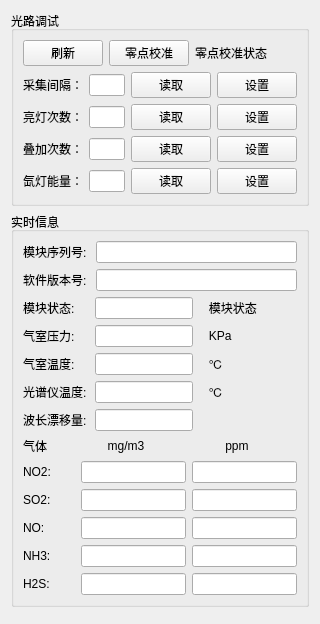
<?xml version="1.0" encoding="UTF-8"?>
<ui version="4.0">
 <class>ModuleDebugPage</class>
 <widget class="QWidget" name="ModuleDebugPage">
  <property name="geometry">
   <rect>
    <x>0</x>
    <y>0</y>
    <width>320</width>
    <height>624</height>
   </rect>
  </property>
  <property name="minimumSize">
   <size>
    <width>0</width>
    <height>0</height>
   </size>
  </property>
  <property name="maximumSize">
   <size>
    <width>16777215</width>
    <height>624</height>
   </size>
  </property>
  <property name="windowTitle">
   <string>Form</string>
  </property>
  <layout class="QGridLayout" name="gridLayout_3">
   <item row="0" column="0">
    <layout class="QVBoxLayout" name="verticalLayout_5">
     <item>
      <widget class="QGroupBox" name="groupBox">
       <property name="title">
        <string>光路调试</string>
       </property>
       <layout class="QGridLayout" name="gridLayout">
        <item row="0" column="0">
         <layout class="QVBoxLayout" name="verticalLayout">
          <item>
           <layout class="QHBoxLayout" name="horizontalLayout_8">
            <item>
             <widget class="QPushButton" name="pushButton_Refresh">
              <property name="text">
               <string>刷新</string>
              </property>
             </widget>
            </item>
            <item>
             <widget class="QPushButton" name="pushButton_ZeroCaliState">
              <property name="text">
               <string>零点校准</string>
              </property>
             </widget>
            </item>
            <item>
             <widget class="QLabel" name="label_ZeroCaliState">
              <property name="text">
               <string>零点校准状态</string>
              </property>
             </widget>
            </item>
            <item>
             <spacer name="horizontalSpacer">
              <property name="orientation">
               <enum>Qt::Horizontal</enum>
              </property>
              <property name="sizeHint" stdset="0">
               <size>
                <width>40</width>
                <height>20</height>
               </size>
              </property>
             </spacer>
            </item>
           </layout>
          </item>
          <item>
           <layout class="QHBoxLayout" name="horizontalLayout_4">
            <item>
             <widget class="QLabel" name="label_Interval">
              <property name="text">
               <string>采集间隔：</string>
              </property>
             </widget>
            </item>
            <item>
             <widget class="QLineEdit" name="lineEdit_Interval"/>
            </item>
            <item>
             <widget class="QPushButton" name="pushButton_ReadInterval">
              <property name="text">
               <string>读取</string>
              </property>
             </widget>
            </item>
            <item>
             <widget class="QPushButton" name="pushButton_SetInterval">
              <property name="text">
               <string>设置</string>
              </property>
             </widget>
            </item>
           </layout>
          </item>
          <item>
           <layout class="QHBoxLayout" name="horizontalLayout_6">
            <item>
             <widget class="QLabel" name="label_LightingTimes">
              <property name="text">
               <string>亮灯次数：</string>
              </property>
             </widget>
            </item>
            <item>
             <widget class="QLineEdit" name="lineEdit_LigthingTimes"/>
            </item>
            <item>
             <widget class="QPushButton" name="pushButton_ReadLigthingTimes">
              <property name="text">
               <string>读取</string>
              </property>
             </widget>
            </item>
            <item>
             <widget class="QPushButton" name="pushButton_SetLigthingTimes">
              <property name="text">
               <string>设置</string>
              </property>
             </widget>
            </item>
           </layout>
          </item>
          <item>
           <layout class="QHBoxLayout" name="horizontalLayout_3">
            <item>
             <widget class="QLabel" name="label_AddTimes">
              <property name="text">
               <string>叠加次数：</string>
              </property>
             </widget>
            </item>
            <item>
             <widget class="QLineEdit" name="lineEdit_AddTimes"/>
            </item>
            <item>
             <widget class="QPushButton" name="pushButton_ReadAddTimes">
              <property name="text">
               <string>读取</string>
              </property>
             </widget>
            </item>
            <item>
             <widget class="QPushButton" name="pushButton_SetAddTimes">
              <property name="text">
               <string>设置</string>
              </property>
             </widget>
            </item>
           </layout>
          </item>
          <item>
           <layout class="QHBoxLayout" name="horizontalLayout_7">
            <item>
             <widget class="QLabel" name="label_XenonEnergy">
              <property name="text">
               <string>氙灯能量：</string>
              </property>
             </widget>
            </item>
            <item>
             <widget class="QLineEdit" name="lineEdit_XenonEnergy"/>
            </item>
            <item>
             <widget class="QPushButton" name="pushButton_ReadXenonEnergy">
              <property name="text">
               <string>读取</string>
              </property>
             </widget>
            </item>
            <item>
             <widget class="QPushButton" name="pushButton_SetXenonEnergy">
              <property name="text">
               <string>设置</string>
              </property>
             </widget>
            </item>
           </layout>
          </item>
         </layout>
        </item>
       </layout>
      </widget>
     </item>
     <item>
      <widget class="QGroupBox" name="groupBox_2">
       <property name="title">
        <string>实时信息</string>
       </property>
       <layout class="QGridLayout" name="gridLayout_2">
        <item row="0" column="0">
         <layout class="QVBoxLayout" name="verticalLayout_4">
          <item>
           <layout class="QVBoxLayout" name="verticalLayout_2">
            <item>
             <layout class="QHBoxLayout" name="horizontalLayout" stretch="2,6">
              <item>
               <widget class="QLabel" name="label_ModuleNumb">
                <property name="text">
                 <string>模块序列号:</string>
                </property>
               </widget>
              </item>
              <item>
               <widget class="QLineEdit" name="lineEdit_ModuleNumb"/>
              </item>
             </layout>
            </item>
            <item>
             <layout class="QHBoxLayout" name="horizontalLayout_2" stretch="2,6">
              <item>
               <widget class="QLabel" name="label_SoftwareVersion">
                <property name="text">
                 <string>软件版本号:</string>
                </property>
               </widget>
              </item>
              <item>
               <widget class="QLineEdit" name="lineEdit_SoftwareVersion"/>
              </item>
             </layout>
            </item>
            <item>
             <layout class="QHBoxLayout" name="horizontalLayout_5" stretch="2,3,3">
              <item>
               <widget class="QLabel" name="label_ModuleStateLabel">
                <property name="text">
                 <string>模块状态:   </string>
                </property>
               </widget>
              </item>
              <item>
               <widget class="QLineEdit" name="lineEdit_ModuleState"/>
              </item>
              <item>
               <widget class="QLabel" name="label_ModuleState">
                <property name="text">
                 <string>   模块状态</string>
                </property>
               </widget>
              </item>
             </layout>
            </item>
            <item>
             <layout class="QHBoxLayout" name="horizontalLayout_9" stretch="2,3,3">
              <item>
               <widget class="QLabel" name="label_ChamberPressure">
                <property name="text">
                 <string>气室压力:   </string>
                </property>
               </widget>
              </item>
              <item>
               <widget class="QLineEdit" name="lineEdit_ChamberPressure"/>
              </item>
              <item>
               <widget class="QLabel" name="label_Kpa">
                <property name="text">
                 <string>   KPa</string>
                </property>
               </widget>
              </item>
             </layout>
            </item>
            <item>
             <layout class="QHBoxLayout" name="horizontalLayout_10" stretch="2,3,3">
              <item>
               <widget class="QLabel" name="label_ChamberTemperature">
                <property name="text">
                 <string>气室温度:   </string>
                </property>
               </widget>
              </item>
              <item>
               <widget class="QLineEdit" name="lineEdit_ChamberTemperature"/>
              </item>
              <item>
               <widget class="QLabel" name="label_Cels1">
                <property name="text">
                 <string>   ℃</string>
                </property>
               </widget>
              </item>
             </layout>
            </item>
            <item>
             <layout class="QHBoxLayout" name="horizontalLayout_11" stretch="2,3,3">
              <item>
               <widget class="QLabel" name="label_SpectrometerTempreature">
                <property name="text">
                 <string>光谱仪温度:</string>
                </property>
               </widget>
              </item>
              <item>
               <widget class="QLineEdit" name="lineEdit_SpectrometerTempreature"/>
              </item>
              <item>
               <widget class="QLabel" name="label_Cels2">
                <property name="text">
                 <string>   ℃</string>
                </property>
               </widget>
              </item>
             </layout>
            </item>
            <item>
             <layout class="QHBoxLayout" name="horizontalLayout_12" stretch="2,3,3">
              <item>
               <widget class="QLabel" name="label_WaveLengthShift">
                <property name="text">
                 <string>波长漂移量:</string>
                </property>
               </widget>
              </item>
              <item>
               <widget class="QLineEdit" name="lineEdit_WaveLengthShift"/>
              </item>
              <item>
               <widget class="QLabel" name="label_12">
                <property name="text">
                 <string/>
                </property>
               </widget>
              </item>
             </layout>
            </item>
           </layout>
          </item>
          <item>
           <layout class="QVBoxLayout" name="verticalLayout_3">
            <item>
             <layout class="QHBoxLayout" name="horizontalLayout_15" stretch="1,2,2">
              <item>
               <widget class="QLabel" name="label_GasType">
                <property name="text">
                 <string>气体</string>
                </property>
               </widget>
              </item>
              <item>
               <widget class="QLabel" name="label_mg_m3">
                <property name="text">
                 <string>        mg/m3</string>
                </property>
               </widget>
              </item>
              <item>
               <widget class="QLabel" name="label_pm">
                <property name="text">
                 <string>          ppm</string>
                </property>
               </widget>
              </item>
             </layout>
            </item>
            <item>
             <layout class="QHBoxLayout" name="horizontalLayout_17" stretch="1,2,2">
              <item>
               <widget class="QLabel" name="label_14">
                <property name="text">
                 <string>NO2:</string>
                </property>
               </widget>
              </item>
              <item>
               <widget class="QLineEdit" name="lineEdit_mg_NO2"/>
              </item>
              <item>
               <widget class="QLineEdit" name="lineEdit_ppm_NO2"/>
              </item>
             </layout>
            </item>
            <item>
             <layout class="QHBoxLayout" name="horizontalLayout_16" stretch="1,2,2">
              <item>
               <widget class="QLabel" name="label_15">
                <property name="text">
                 <string>SO2:</string>
                </property>
               </widget>
              </item>
              <item>
               <widget class="QLineEdit" name="lineEdit_mg_SO2"/>
              </item>
              <item>
               <widget class="QLineEdit" name="lineEdit_ppm_SO2"/>
              </item>
             </layout>
            </item>
            <item>
             <layout class="QHBoxLayout" name="horizontalLayout_18" stretch="1,2,2">
              <item>
               <widget class="QLabel" name="label_18">
                <property name="text">
                 <string>NO:</string>
                </property>
               </widget>
              </item>
              <item>
               <widget class="QLineEdit" name="lineEdit_mg_NO"/>
              </item>
              <item>
               <widget class="QLineEdit" name="lineEdit_ppm_NO"/>
              </item>
             </layout>
            </item>
            <item>
             <layout class="QHBoxLayout" name="horizontalLayout_20" stretch="1,2,2">
              <item>
               <widget class="QLabel" name="label_17">
                <property name="text">
                 <string>NH3:</string>
                </property>
               </widget>
              </item>
              <item>
               <widget class="QLineEdit" name="lineEdit_mg_NH3"/>
              </item>
              <item>
               <widget class="QLineEdit" name="lineEdit_ppm_NH3"/>
              </item>
             </layout>
            </item>
            <item>
             <layout class="QHBoxLayout" name="horizontalLayout_19" stretch="1,2,2">
              <item>
               <widget class="QLabel" name="label_16">
                <property name="text">
                 <string>H2S:</string>
                </property>
               </widget>
              </item>
              <item>
               <widget class="QLineEdit" name="lineEdit_mg_H2S"/>
              </item>
              <item>
               <widget class="QLineEdit" name="lineEdit_ppm_H2S"/>
              </item>
             </layout>
            </item>
           </layout>
          </item>
         </layout>
        </item>
       </layout>
      </widget>
     </item>
    </layout>
   </item>
   <item row="1" column="0">
    <spacer name="vericalSpacer">
     <property name="orientation">
      <enum>Qt::Vertical</enum>
     </property>
     <property name="sizeHint" stdset="0">
      <size>
       <width>20</width>
       <height>40</height>
      </size>
     </property>
    </spacer>
   </item>
  </layout>
 </widget>
 <resources/>
 <connections/>
</ui>
